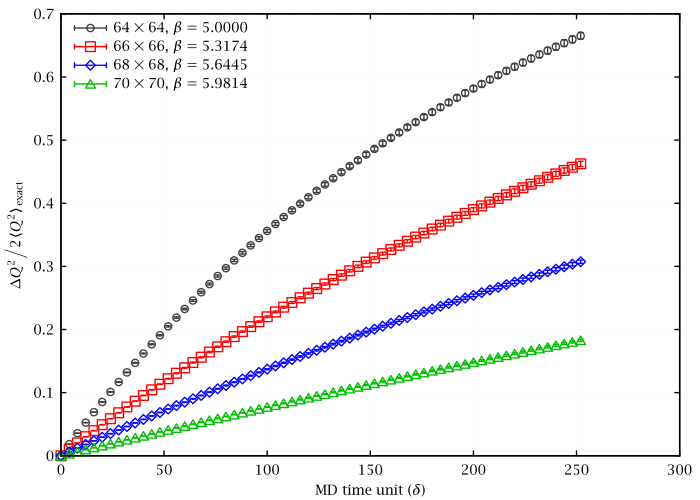

The gnuplot source for this figure:
set lmargin 9
set grid lc rgb '#f0f0f0'
set key left Left reverse
set xlabel 'MD time unit ($\delta$)'
set ylabel '$\Delta Q^2 \Big/ 2\langle Q^2\rangle_{\text{exact}}$'
pf(b,v)="<sed -n '/^beta: ".b."$/,/^beta: /{/^BEGIN dQ2$/,/^END dQ2$/{/dQ2/d;p;};}' ../../u1_2d/stats/s_hmc_l".v."_params_dq2_post_train"
nm(b,v)=2*v*v*real(system("awk '$1==".b."*".v."*".v."/4096{print $2}' ../../u1_2d/exact_topo_sus_infv.output"))
nm64=nm("5",64)
nm66=nm("5",66)
nm68=nm("5",68)
nm70=nm("5",70)
pk(v)=sprintf('$%d\times %d$, $\beta=%.4f$',v,v,5.*v*v/4096)
plot\
	pf("5",64) u ($1*4):($2/nm64):($4/nm64) w e t pk(64),\
	pf("5.3173828125",66) u ($1*4):($2/nm66):($4/nm66) w e t pk(66),\
	pf("5.64453125",68) u ($1*4):($2/nm68):($4/nm68) w e t pk(68),\
	pf("5.9814453125",70) u ($1*4):($2/nm70):($4/nm70) w e t pk(70)
